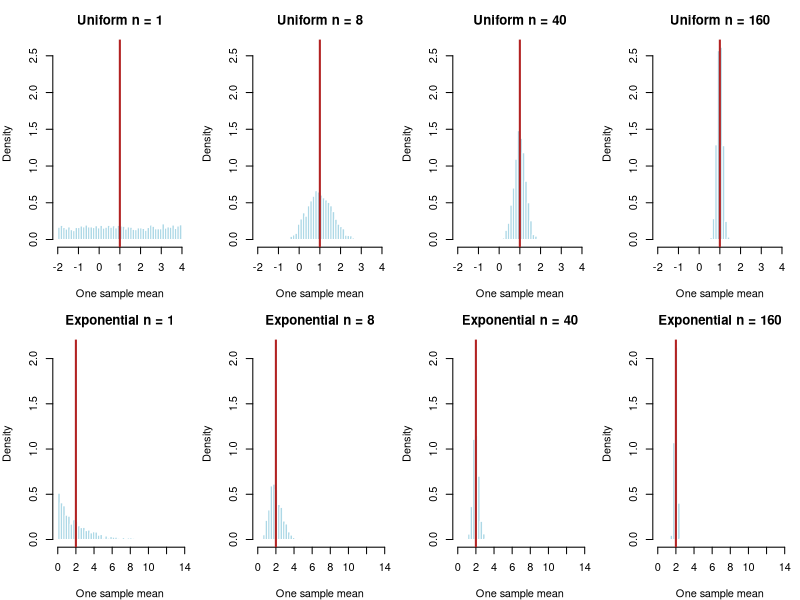

Recreate this plot in R.
#!/usr/bin/env Rscript
# Original companion examples: SCEM Week 2 topics.
# Not an official assignment, answer sheet, or university-endorsed resource.
# Run: Rscript examples.R
# No packages are installed automatically. Base-R sections work without packages.

cat("\n1. Indexing / 索引\n")
x <- c(3, 7, 11, 15)
print(x[1])
print(x[-1])
print(x[0])
print(x[x >= 10])
stopifnot(identical(x[1], 3), identical(x[-1], c(7, 11, 15)),
          length(x[0]) == 0L, identical(x[x >= 10], c(11, 15)))
small <- data.frame(name = c("A", "B", "C"), score = c(4, NA, 8))
stopifnot(identical(small[, "score"], small$score))
cat("Indexing self-checks passed.\n")

cat("\n2. Summaries and missing values / 统计量与缺失值\n")
z <- c(2, 4, 6, 8)
print(c(mean = mean(z), variance = var(z), sd = sd(z),
        q75 = unname(quantile(z, 0.75, type = 7))))
stopifnot(mean(z) == 5, isTRUE(all.equal(var(z), 20 / 3)),
          isTRUE(all.equal(sd(z)^2, var(z))),
          unname(quantile(z, 0.75, type = 7)) == 6.5,
          is.na(mean(small$score)), mean(small$score, na.rm = TRUE) == 6)
# R var() uses denominator n-1. quantile(type=7) interpolates by default.
cat("Summary self-checks passed.\n")

cat("\n3. Bayes: fictional screening / 贝叶斯：虚构检测例子\n")
bayes_positive_demo <- function(prevalence, sensitivity, specificity) {
  p <- c(prevalence, sensitivity, specificity)
  if (length(prevalence) != 1L || length(sensitivity) != 1L ||
      length(specificity) != 1L || any(!is.finite(p)) ||
      any(p < 0 | p > 1)) stop("Provide three finite probabilities in [0,1].")
  denominator <- sensitivity * prevalence +
    (1 - specificity) * (1 - prevalence)
  if (denominator == 0) stop("P(positive)=0: conditional probability undefined.")
  sensitivity * prevalence / denominator
}
prevalence <- 0.03
sensitivity <- 0.90
specificity <- 0.96
theory <- bayes_positive_demo(prevalence, sensitivity, specificity)
stopifnot(isTRUE(all.equal(theory, 135 / 329)))
cat(sprintf("Theoretical P(condition | positive): %.6f\n", theory))
set.seed(20261002)
people <- 100000L
condition <- rbinom(people, size = 1L, prob = prevalence) == 1L
positive_probability <- ifelse(condition, sensitivity, 1 - specificity)
positive <- rbinom(people, size = 1L, prob = positive_probability) == 1L
stopifnot(sum(positive) > 0L)
simulation <- mean(condition[positive])
mc_se <- sqrt(theory * (1 - theory) / sum(positive))
print(c(theory = theory, simulation = simulation,
        positive_count = sum(positive), approximate_MC_SE = mc_se))
cat("Monte Carlo estimates fluctuate; exact equality is not expected.\n")
# This is a mathematical example, not medical advice or a real test specification.

cat("\n4. Sampling distributions and CLT / 抽样分布与中心极限定理\n")
set.seed(4102)
replications <- 2000L
sample_sizes <- c(1L, 8L, 40L, 160L)
draw_means <- function(generator, n, repetitions = replications) {
  # Each column is a fresh independent sample; no cumulative/prefix samples.
  colMeans(matrix(generator(n * repetitions), nrow = n, ncol = repetitions))
}
uniform_means <- lapply(sample_sizes, function(n)
  draw_means(function(k) runif(k, min = -2, max = 4), n))
exponential_means <- lapply(sample_sizes, function(n)
  draw_means(function(k) rexp(k, rate = 0.5), n))

describe_means <- function(values, population_mean, population_variance) {
  data.frame(n = sample_sizes,
             observed_mean = vapply(values, mean, numeric(1)),
             observed_SD = vapply(values, sd, numeric(1)),
             theoretical_mean = population_mean,
             theoretical_SD = sqrt(population_variance / sample_sizes))
}
cat("Uniform(-2,4): population mean 1; variance 3\n")
print(describe_means(uniform_means, 1, 3))
cat("Exponential(rate=0.5): population mean 2; variance 4\n")
print(describe_means(exponential_means, 2, 4))

plot_family <- function(values, label, expected_mean) {
  # Shared breaks AND shared x/y limits make widths directly comparable.
  shared_breaks <- seq(min(unlist(values)) - 1e-8,
                       max(unlist(values)) + 1e-8, length.out = 51L)
  hs <- lapply(values, hist, breaks = shared_breaks, plot = FALSE)
  shared_ylim <- c(0, max(vapply(hs, function(h) max(h$density), numeric(1))))
  for (i in seq_along(values)) {
    plot(hs[[i]], freq = FALSE, xlim = range(shared_breaks), ylim = shared_ylim,
         main = paste(label, "n =", sample_sizes[i]),
         xlab = "One sample mean", col = "lightblue", border = "white")
    abline(v = expected_mean, col = "firebrick", lwd = 2)
  }
}
# Save to the current working directory; avoids an interactive plotting device.
pdf("sampling-distributions.pdf", width = 12, height = 7)
par(mfrow = c(2, 4), mar = c(4, 4, 3, 1))
plot_family(uniform_means, "Uniform", 1)
plot_family(exponential_means, "Exponential", 2)
invisible(dev.off())
cat("Wrote sampling-distributions.pdf in the working directory.\n")
cat("Normal-looking means do not imply normal-looking original observations.\n")

cat("\n5. Optional penguin data manipulation / 可选企鹅数据整理\n")
required <- c("palmerpenguins", "dplyr")
available <- vapply(required, requireNamespace, logical(1), quietly = TRUE)
if (!all(available)) {
  cat("Skipped optional penguin examples. Missing packages:",
      paste(required[!available], collapse = ", "), "\n")
  cat('If permitted in your own R environment, run install.packages(c("palmerpenguins", "dplyr")).\n')
  cat("All preceding base-R examples remain available; no installation was attempted.\n")
} else {
  penguins <- palmerpenguins::penguins
  # select chooses columns; filter chooses rows.
  chosen <- dplyr::select(penguins, species, island, flipper_length_mm, body_mass_g)
  on_dream <- dplyr::filter(chosen, island == "Dream", !is.na(flipper_length_mm))
  converted <- dplyr::mutate(on_dream, body_mass_kg = body_mass_g / 1000)
  ordered <- dplyr::arrange(converted, dplyr::desc(flipper_length_mm))
  print(head(ordered, 6))
  grouped <- dplyr::group_by(penguins, island, species)
  summary_by_group <- dplyr::summarise(grouped,
    rows = dplyr::n(), observed_mass = sum(!is.na(body_mass_g)),
    mean_mass_g = mean(body_mass_g, na.rm = TRUE), .groups = "drop")
  print(summary_by_group)
  stopifnot(ncol(chosen) == 4L, all(on_dream$island == "Dream"),
            sum(summary_by_group$rows) == nrow(penguins))

  # Treat observed masses as a finite empirical population for this demonstration.
  # Replacement makes these independent draws from that empirical distribution.
  masses <- penguins$body_mass_g[!is.na(penguins$body_mass_g)]
  set.seed(5202)
  sample_mean <- function(n) mean(sample(masses, size = n, replace = TRUE))
  empirical_means <- lapply(c(12L, 72L), function(n)
    replicate(2000L, sample_mean(n)))
  empirical_population_sd <- sqrt(mean((masses - mean(masses))^2))
  print(data.frame(n = c(12L, 72L),
    mean_of_means = vapply(empirical_means, mean, numeric(1)),
    SD_of_means = vapply(empirical_means, sd, numeric(1)),
    expected_SD = empirical_population_sd / sqrt(c(12, 72))))
  cat("This empirical resampling exercise is not proof about all wild penguins.\n")
  if (requireNamespace("purrr", quietly = TRUE)) {
    set.seed(6202)
    via_purrr <- purrr::map_dbl(seq_len(100L), function(i) sample_mean(12L))
    stopifnot(length(via_purrr) == 100L, all(is.finite(via_purrr)))
    cat("Optional purrr::map_dbl example completed.\n")
  } else {
    cat("purrr unavailable: optional map_dbl example skipped; replicate() already demonstrates repetition.\n")
  }
}
cat("\nFinished examples. Review concepts, not just whether code runs.\n")
